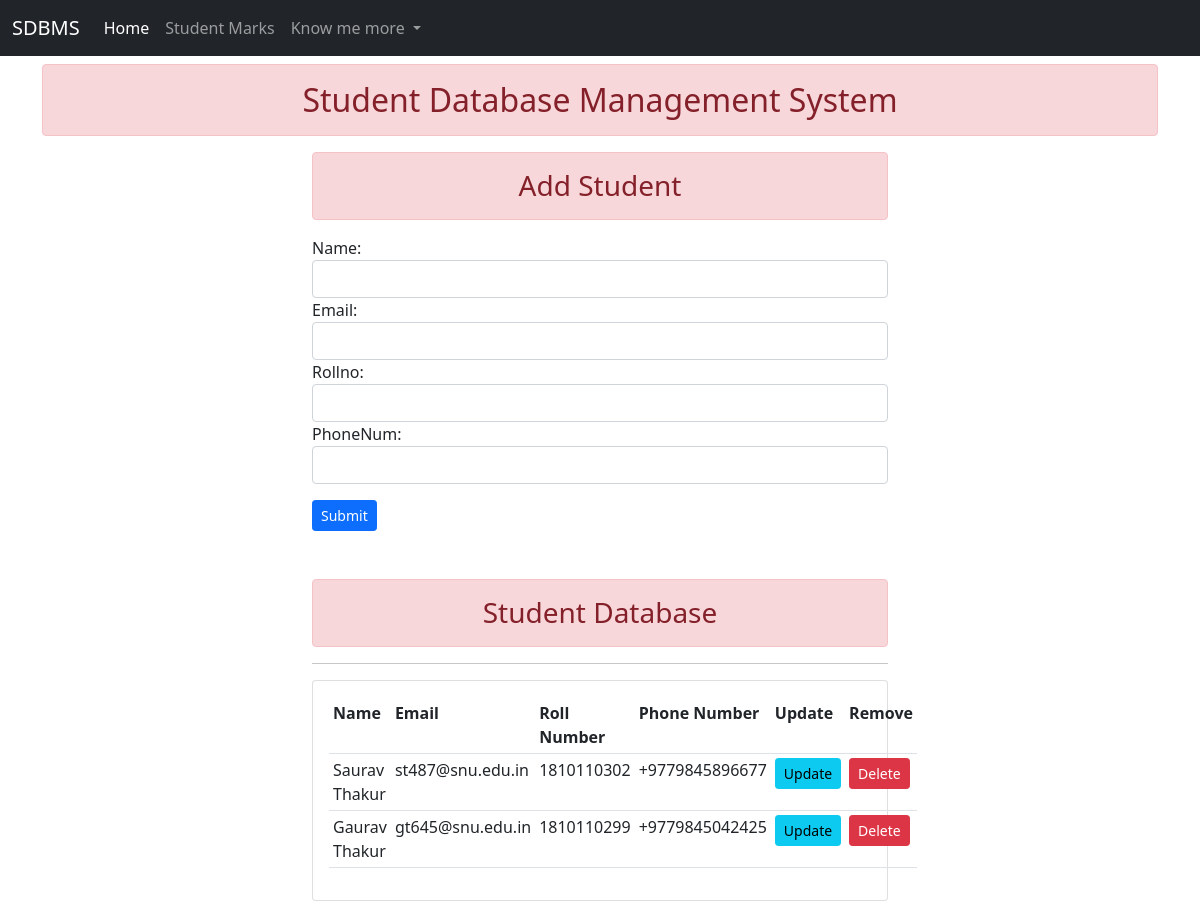
The page / on the database its author committed.
### App/models.py (models this page shows, shortened)
class Student(models.Model):
    name = models.CharField(max_length=50, null=False)
    email = models.EmailField(max_length=254, null=False, unique=True)
    Rollno = models.IntegerField(unique=True)
    phoneNum = PhoneNumberField(unique=True)
    date_created = models.DateTimeField(auto_now_add=True)

### App/views.py (the view)
# urls.py: path("", views.home, name="home"),
def home(request):
    student = Student.objects.all()
    form = StudentForm()
    if request.method == "POST":
        form = StudentForm(request.POST)
        if form.is_valid():
            form.save()
            return redirect("/")
    context = {'student': student, 'form': form}
    return render(request, "App/home.html", context)

### App/forms.py
class StudentForm(ModelForm):
    class Meta:
        model = Student
        fields = '__all__'
        widgets = {
            'name': forms.TextInput(attrs={'class': 'form-control'}),
            'email': forms.EmailInput(attrs={'class': 'form-control'}),
            'Rollno': forms.TextInput(attrs={'class': 'form-control'}),
            'phoneNum': forms.TextInput(attrs={'class': 'form-control'}),
        }

### App/templates/App/home.html (shortened to what this page needs)
{% extends 'App/layout.html' %}
{% block content %}
{% include 'App/navbar.html' %}
<div class="container mt-2">
    <h2 class="text-center alert alert-danger">Student Database Management System</h2>
</div>
<div class="container col-sm-6 mb-5">
    <h3 class=" text-center alert alert-danger mx-auto"> Add Student </h3>
    <form method="POST" action="">
        {{form}}
        <input class="btn btn-primary btn-sm mt-3" type="submit" name="submit">
    </form>
</div>
<div class="container col-sm-6 ">
    <h3 class=" text-center alert alert-danger ">Student Database </h3>
    <hr>
    <div class="card card-body ">
        <table class="table table-sm">
            <tr>
                <th>Name</th>
                <th>Email</th>
                <th>Roll Number</th>
                <th>Phone Number</th>
                <th>Update</th>
                <th>Remove</th>
            </tr>
            {% for i in student %}
            <tr>
                <td>{{i.name}}</td>
                <td>{{i.email}}</td>
                <td>{{i.Rollno}}</td>
                <td>{{i.phoneNum}}</td>
                <td><a class="btn btn-sm btn-info" href="{% url 'update_student' i.id%}">Update</a></td>
                <td><a class="btn btn-sm btn-danger" href="{% url 'delete_student'  i.id%}">Delete</a>
                </td>
            </tr>
            {% endfor %}
        </table>
    </div>
</div>
{% endblock content %}

### rows shown on the page
Student: name "Saurav Thakur", email "st487@snu.edu.in", Rollno "1810110302", phoneNum "+9779845896677"
Student: name "Gaurav Thakur", email "gt645@snu.edu.in", Rollno "1810110299", phoneNum "+9779845042425"
